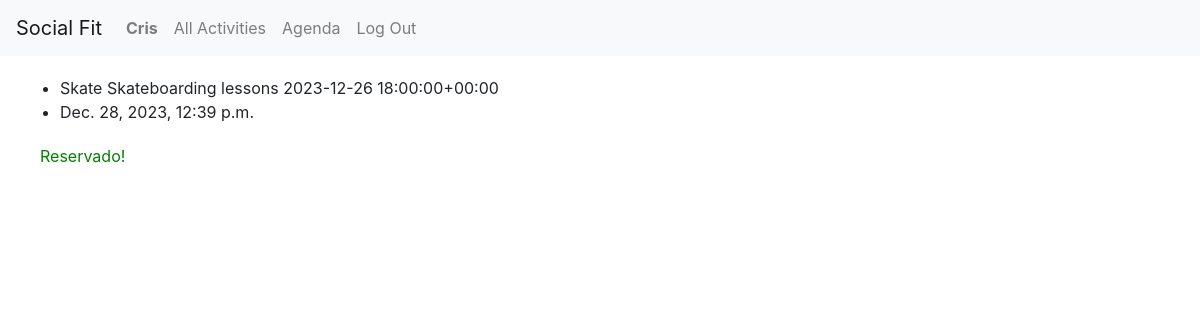
The app's page /agenda/ (signed in) with its own data.
### booking/models.py (models this page shows, shortened)
class User(AbstractUser):
    pass

class ActivityReservation(models.Model):
    user = models.ForeignKey(User, on_delete=models.CASCADE)
    schedule = models.ForeignKey(ActivitySchedule, on_delete=models.CASCADE)
    timestamp = models.DateTimeField(null=True, default=timezone.now)

class ActivitySchedule(models.Model):
    activity = models.ForeignKey(Activity, on_delete=models.CASCADE)
    instructor = models.ForeignKey(User, on_delete=models.CASCADE, related_name='instructor_activities')
    date = models.DateTimeField(null=True)
    capacity = models.IntegerField(null=True)
    cost = models.IntegerField(null=True)
    description = models.TextField(null=True)
    active = models.BooleanField(default=True)
    reservations = models.ManyToManyField(User, through='ActivityReservation')
    def __str__(self):
        return f"{self.activity} {self.date}"

class Activity(models.Model):
    created_by = models.ForeignKey(User, on_delete=models.CASCADE, related_name='activity_owner')
    name = models.CharField(max_length=30)
    description = models.TextField()
    image = models.ImageField(upload_to = 'images/')
    active = models.BooleanField(default=True)
    def __str__(self):
        return f"{self.name} {self.description}"

### booking/views.py (the view)
# urls.py: path('agenda/', views.see_agenda, name='agenda'),
def see_agenda(request):
    current_user = request.user
    agendas = ActivityReservation.objects.filter(user=current_user)
    return render(request, 'booking/agenda.html', {'agendas': agendas})

### booking/templates/booking/agenda.html (shortened to what this page needs)
{% extends "booking/layout.html" %}
{% block body %}
    <ul>
        {% for agenda in agendas %}
        <div style="margin: 20px;">
            <li>{{ agenda.schedule }}</li>
            <li>{{ agenda.timestamp }}</li>
        </div>
        {% if reserved %}
        <form method="POST">
            {% csrf_token %}
            <button type="submit" name="reserve" value="1" class="btn btn-info mb-2">Cancel</button>
        </form>
    {% else %}
        <p style="color: green">Reservado!</p>
    {% endif %}
        {% endfor %}
    </ul>
{% endblock %}

### booking/templates/booking/layout.html (shortened to what this page needs)
{% load static %}
<!DOCTYPE html>
<html lang="en">
    <head>
        <link rel="stylesheet" href="https://stackpath.bootstrapcdn.com/bootstrap/4.4.1/css/bootstrap.min.css">
        <link href="{% static 'booking/styles.css' %}" rel="stylesheet">
    </head>
    <body>
        <nav class="navbar navbar-expand-lg navbar-light bg-light">
            <a class="navbar-brand" href="{% url 'booking:index' %}">Social Fit</a>
            <div>
              <ul class="navbar-nav mr-auto">
                {% if user.is_authenticated %}
                    <li class="nav-item">
                        <a class="nav-link" href="{% url 'booking:profile' request.user.username %}"><strong>{{ user.username }}</strong></a>
                    </li>
                {% endif %}
                <li class="nav-item">
                  <a class="nav-link" href="{% url 'booking:all_activities' %}">All Activities</a>
                </li>
                {% if user.is_authenticated %}
                    <li class="nav-item">
                        <a class="nav-link" href="{% url 'booking:agenda' %}">Agenda</a>
                    </li>
                    <li class="nav-item">
                        <a class="nav-link" href="{% url 'booking:logout' %}">Log Out</a>
                    </li>
                {% endif %}
              </ul>
            </div>
          </nav>
        <div class="body">
            {% block body %}
            {% endblock %}
        </div>
    </body>
</html>

### records on screen
User: username "Cris"
ActivityReservation: schedule "Skate Skateboarding lessons 2023-12-26 18:00:00+00:00", timestamp "Dec. 28, 2023, 12:39 p.m."
